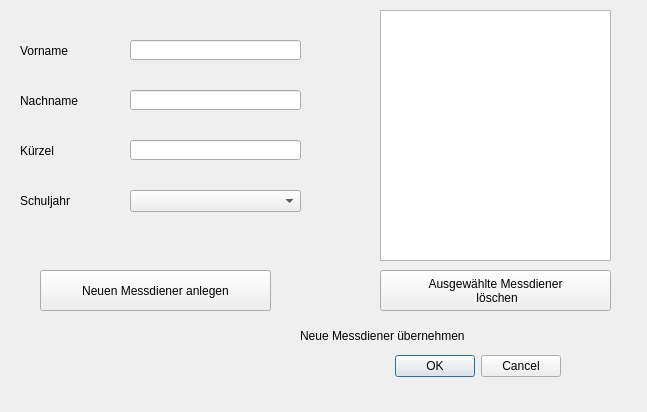
<?xml version="1.0" encoding="UTF-8"?>
<ui version="4.0">
 <class>Dialog_New_Servers</class>
 <widget class="QDialog" name="Dialog_New_Servers">
  <property name="geometry">
   <rect>
    <x>0</x>
    <y>0</y>
    <width>647</width>
    <height>412</height>
   </rect>
  </property>
  <property name="windowTitle">
   <string>Dialog</string>
  </property>
  <property name="modal">
   <bool>true</bool>
  </property>
  <widget class="QDialogButtonBox" name="buttonBox">
   <property name="geometry">
    <rect>
     <x>220</x>
     <y>350</y>
     <width>341</width>
     <height>32</height>
    </rect>
   </property>
   <property name="orientation">
    <enum>Qt::Horizontal</enum>
   </property>
   <property name="standardButtons">
    <set>QDialogButtonBox::Cancel|QDialogButtonBox::Ok</set>
   </property>
  </widget>
  <widget class="QComboBox" name="comboBox_Grades">
   <property name="geometry">
    <rect>
     <x>130</x>
     <y>190</y>
     <width>171</width>
     <height>22</height>
    </rect>
   </property>
  </widget>
  <widget class="QLineEdit" name="lineEdit_firstname">
   <property name="geometry">
    <rect>
     <x>130</x>
     <y>40</y>
     <width>171</width>
     <height>20</height>
    </rect>
   </property>
  </widget>
  <widget class="QLineEdit" name="lineEdit_lastname">
   <property name="geometry">
    <rect>
     <x>130</x>
     <y>90</y>
     <width>171</width>
     <height>20</height>
    </rect>
   </property>
  </widget>
  <widget class="QLineEdit" name="lineEdit_abbreviation">
   <property name="geometry">
    <rect>
     <x>130</x>
     <y>140</y>
     <width>171</width>
     <height>20</height>
    </rect>
   </property>
  </widget>
  <widget class="QLabel" name="label_firstname">
   <property name="geometry">
    <rect>
     <x>20</x>
     <y>40</y>
     <width>91</width>
     <height>21</height>
    </rect>
   </property>
   <property name="text">
    <string>Vorname</string>
   </property>
  </widget>
  <widget class="QLabel" name="label_lastname">
   <property name="geometry">
    <rect>
     <x>20</x>
     <y>90</y>
     <width>91</width>
     <height>21</height>
    </rect>
   </property>
   <property name="text">
    <string>Nachname</string>
   </property>
  </widget>
  <widget class="QLabel" name="label_abbreviation">
   <property name="geometry">
    <rect>
     <x>20</x>
     <y>140</y>
     <width>91</width>
     <height>21</height>
    </rect>
   </property>
   <property name="text">
    <string>Kürzel</string>
   </property>
  </widget>
  <widget class="QLabel" name="label_grade">
   <property name="geometry">
    <rect>
     <x>20</x>
     <y>190</y>
     <width>91</width>
     <height>21</height>
    </rect>
   </property>
   <property name="text">
    <string>Schuljahr</string>
   </property>
  </widget>
  <widget class="QLabel" name="label_keep_new_servers">
   <property name="geometry">
    <rect>
     <x>300</x>
     <y>320</y>
     <width>181</width>
     <height>31</height>
    </rect>
   </property>
   <property name="text">
    <string>Neue Messdiener übernehmen</string>
   </property>
  </widget>
  <widget class="QPushButton" name="pushButton_delete_server">
   <property name="geometry">
    <rect>
     <x>380</x>
     <y>270</y>
     <width>231</width>
     <height>41</height>
    </rect>
   </property>
   <property name="text">
    <string>Ausgewählte Messdiener 
 löschen</string>
   </property>
  </widget>
  <widget class="QPushButton" name="pushButton_new_server">
   <property name="geometry">
    <rect>
     <x>40</x>
     <y>270</y>
     <width>231</width>
     <height>41</height>
    </rect>
   </property>
   <property name="text">
    <string>Neuen Messdiener anlegen</string>
   </property>
  </widget>
  <widget class="QListWidget" name="listWidget">
   <property name="geometry">
    <rect>
     <x>380</x>
     <y>10</y>
     <width>231</width>
     <height>251</height>
    </rect>
   </property>
  </widget>
 </widget>
 <resources/>
 <connections>
  <connection>
   <sender>buttonBox</sender>
   <signal>accepted()</signal>
   <receiver>Dialog_New_Servers</receiver>
   <slot>accept()</slot>
   <hints>
    <hint type="sourcelabel">
     <x>248</x>
     <y>254</y>
    </hint>
    <hint type="destinationlabel">
     <x>157</x>
     <y>274</y>
    </hint>
   </hints>
  </connection>
  <connection>
   <sender>buttonBox</sender>
   <signal>rejected()</signal>
   <receiver>Dialog_New_Servers</receiver>
   <slot>reject()</slot>
   <hints>
    <hint type="sourcelabel">
     <x>316</x>
     <y>260</y>
    </hint>
    <hint type="destinationlabel">
     <x>286</x>
     <y>274</y>
    </hint>
   </hints>
  </connection>
 </connections>
</ui>
